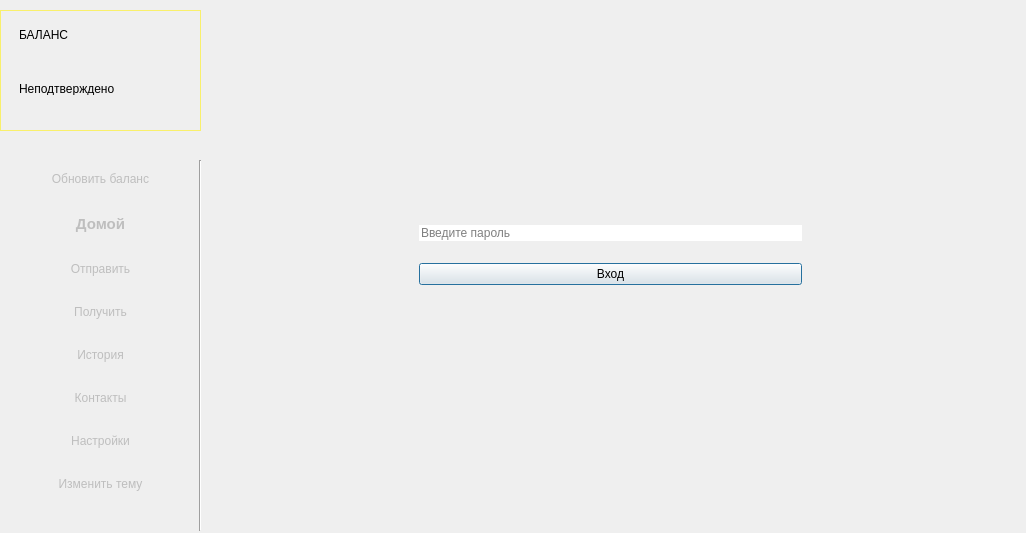
<?xml version="1.0" encoding="UTF-8"?>
<ui version="4.0">
 <class>MainWindow</class>
 <widget class="QMainWindow" name="MainWindow">
  <property name="geometry">
   <rect>
    <x>0</x>
    <y>0</y>
    <width>1026</width>
    <height>533</height>
   </rect>
  </property>
  <property name="windowTitle">
   <string>Simple Bitcoin Wallet</string>
  </property>
  <property name="styleSheet">
   <string notr="true"/>
  </property>
  <widget class="QWidget" name="centralwidget">
   <property name="styleSheet">
    <string notr="true"/>
   </property>
   <widget class="QStackedWidget" name="stackedWidget">
    <property name="geometry">
     <rect>
      <x>210</x>
      <y>0</y>
      <width>811</width>
      <height>531</height>
     </rect>
    </property>
    <property name="lineWidth">
     <number>3</number>
    </property>
    <property name="midLineWidth">
     <number>3</number>
    </property>
    <property name="currentIndex">
     <number>4</number>
    </property>
    <widget class="QWidget" name="home">
     <widget class="QLabel" name="label_3">
      <property name="geometry">
       <rect>
        <x>20</x>
        <y>10</y>
        <width>311</width>
        <height>31</height>
       </rect>
      </property>
      <property name="font">
       <font>
        <family>Cantarell</family>
        <pointsize>11</pointsize>
        <italic>false</italic>
        <bold>false</bold>
       </font>
      </property>
      <property name="text">
       <string>Simple Bitcoin (Testnet) Wallet</string>
      </property>
     </widget>
    </widget>
    <widget class="QWidget" name="receive_page">
     <widget class="QTabWidget" name="tabWidget">
      <property name="geometry">
       <rect>
        <x>10</x>
        <y>10</y>
        <width>791</width>
        <height>521</height>
       </rect>
      </property>
      <property name="currentIndex">
       <number>1</number>
      </property>
      <widget class="QWidget" name="address_settings">
       <attribute name="title">
        <string>Текущий адрес</string>
       </attribute>
       <widget class="QPushButton" name="generate_new_addr">
        <property name="geometry">
         <rect>
          <x>270</x>
          <y>350</y>
          <width>231</width>
          <height>51</height>
         </rect>
        </property>
        <property name="text">
         <string>Сгенерировать новый адрес</string>
        </property>
       </widget>
       <widget class="QFrame" name="address_frame">
        <property name="geometry">
         <rect>
          <x>200</x>
          <y>40</y>
          <width>371</width>
          <height>291</height>
         </rect>
        </property>
        <widget class="QLabel" name="address_qr">
         <property name="geometry">
          <rect>
           <x>90</x>
           <y>10</y>
           <width>200</width>
           <height>200</height>
          </rect>
         </property>
         <property name="minimumSize">
          <size>
           <width>200</width>
           <height>200</height>
          </size>
         </property>
         <property name="maximumSize">
          <size>
           <width>200</width>
           <height>200</height>
          </size>
         </property>
         <property name="sizeIncrement">
          <size>
           <width>0</width>
           <height>0</height>
          </size>
         </property>
         <property name="baseSize">
          <size>
           <width>0</width>
           <height>0</height>
          </size>
         </property>
         <property name="text">
          <string/>
         </property>
         <property name="alignment">
          <set>Qt::AlignCenter</set>
         </property>
        </widget>
        <widget class="QPushButton" name="address_label">
         <property name="geometry">
          <rect>
           <x>3</x>
           <y>215</y>
           <width>371</width>
           <height>26</height>
          </rect>
         </property>
         <property name="text">
          <string/>
         </property>
         <property name="flat">
          <bool>true</bool>
         </property>
        </widget>
       </widget>
      </widget>
      <widget class="QWidget" name="address_viewer">
       <attribute name="title">
        <string>Все адреса</string>
       </attribute>
       <widget class="QPushButton" name="pushButton_2">
        <property name="geometry">
         <rect>
          <x>10</x>
          <y>20</y>
          <width>141</width>
          <height>26</height>
         </rect>
        </property>
        <property name="text">
         <string>Загрузить</string>
        </property>
       </widget>
       <widget class="QListWidget" name="addresses_list">
        <property name="geometry">
         <rect>
          <x>5</x>
          <y>51</y>
          <width>771</width>
          <height>431</height>
         </rect>
        </property>
       </widget>
      </widget>
     </widget>
    </widget>
    <widget class="QWidget" name="send">
     <widget class="QLabel" name="label_10">
      <property name="geometry">
       <rect>
        <x>200</x>
        <y>40</y>
        <width>371</width>
        <height>21</height>
       </rect>
      </property>
      <property name="layoutDirection">
       <enum>Qt::LeftToRight</enum>
      </property>
      <property name="lineWidth">
       <number>7</number>
      </property>
      <property name="text">
       <string>Формирование транзакции (отправка активов)</string>
      </property>
      <property name="textFormat">
       <enum>Qt::PlainText</enum>
      </property>
      <property name="scaledContents">
       <bool>false</bool>
      </property>
      <property name="alignment">
       <set>Qt::AlignCenter</set>
      </property>
     </widget>
     <widget class="QWidget" name="">
      <property name="geometry">
       <rect>
        <x>47</x>
        <y>100</y>
        <width>701</width>
        <height>251</height>
       </rect>
      </property>
      <layout class="QGridLayout" name="gridLayout">
       <item row="0" column="0">
        <widget class="QFrame" name="transaction_frame">
         <property name="font">
          <font>
           <family>Cantarell</family>
           <pointsize>11</pointsize>
           <italic>false</italic>
           <bold>false</bold>
           <kerning>true</kerning>
          </font>
         </property>
         <property name="styleSheet">
          <string notr="true">border: none;</string>
         </property>
         <layout class="QVBoxLayout" name="verticalLayout_7">
          <property name="spacing">
           <number>10</number>
          </property>
          <item>
           <layout class="QVBoxLayout" name="verticalLayout_5">
            <property name="spacing">
             <number>6</number>
            </property>
            <property name="sizeConstraint">
             <enum>QLayout::SetDefaultConstraint</enum>
            </property>
            <property name="leftMargin">
             <number>0</number>
            </property>
            <property name="topMargin">
             <number>2</number>
            </property>
            <item>
             <widget class="QLabel" name="label_8">
              <property name="text">
               <string>Адрес получателя</string>
              </property>
             </widget>
            </item>
            <item>
             <widget class="QLineEdit" name="addr">
              <property name="toolTip">
               <string>&lt;html&gt;&lt;head/&gt;&lt;body&gt;&lt;p&gt;&lt;br/&gt;&lt;/p&gt;&lt;/body&gt;&lt;/html&gt;</string>
              </property>
              <property name="styleSheet">
               <string notr="true"/>
              </property>
              <property name="text">
               <string/>
              </property>
              <property name="placeholderText">
               <string>Введите адрес получателя</string>
              </property>
              <property name="clearButtonEnabled">
               <bool>true</bool>
              </property>
             </widget>
            </item>
           </layout>
          </item>
          <item>
           <layout class="QVBoxLayout" name="verticalLayout_6">
            <item>
             <widget class="QLabel" name="label_9">
              <property name="text">
               <string>Сумма к отправке</string>
              </property>
             </widget>
            </item>
            <item>
             <widget class="QLineEdit" name="summ">
              <property name="text">
               <string/>
              </property>
              <property name="placeholderText">
               <string>Введите сумму в BTC</string>
              </property>
              <property name="clearButtonEnabled">
               <bool>true</bool>
              </property>
             </widget>
            </item>
           </layout>
          </item>
         </layout>
        </widget>
       </item>
       <item row="1" column="0">
        <layout class="QVBoxLayout" name="trans_button">
         <item>
          <widget class="Line" name="line">
           <property name="orientation">
            <enum>Qt::Horizontal</enum>
           </property>
          </widget>
         </item>
         <item>
          <widget class="QPushButton" name="pushButton">
           <property name="enabled">
            <bool>true</bool>
           </property>
           <property name="font">
            <font>
             <family>Cantarell</family>
             <pointsize>11</pointsize>
             <italic>false</italic>
             <bold>false</bold>
             <kerning>true</kerning>
            </font>
           </property>
           <property name="text">
            <string>Далее</string>
           </property>
           <property name="checkable">
            <bool>false</bool>
           </property>
           <property name="autoDefault">
            <bool>false</bool>
           </property>
           <property name="default">
            <bool>false</bool>
           </property>
          </widget>
         </item>
        </layout>
       </item>
      </layout>
     </widget>
    </widget>
    <widget class="QWidget" name="history_page">
     <widget class="QTableWidget" name="history_table">
      <property name="enabled">
       <bool>true</bool>
      </property>
      <property name="geometry">
       <rect>
        <x>10</x>
        <y>80</y>
        <width>781</width>
        <height>441</height>
       </rect>
      </property>
      <property name="styleSheet">
       <string notr="true">border: none;</string>
      </property>
      <property name="midLineWidth">
       <number>0</number>
      </property>
      <property name="autoScroll">
       <bool>true</bool>
      </property>
      <property name="editTriggers">
       <set>QAbstractItemView::AnyKeyPressed|QAbstractItemView::DoubleClicked|QAbstractItemView::EditKeyPressed|QAbstractItemView::SelectedClicked</set>
      </property>
      <property name="sortingEnabled">
       <bool>false</bool>
      </property>
      <property name="rowCount">
       <number>0</number>
      </property>
      <column>
       <property name="text">
        <string>Тип</string>
       </property>
      </column>
      <column>
       <property name="text">
        <string>Хеш</string>
       </property>
      </column>
      <column>
       <property name="text">
        <string>Сумма</string>
       </property>
      </column>
     </widget>
     <widget class="QComboBox" name="filter_history">
      <property name="geometry">
       <rect>
        <x>590</x>
        <y>50</y>
        <width>201</width>
        <height>21</height>
       </rect>
      </property>
      <property name="editable">
       <bool>false</bool>
      </property>
      <property name="currentText">
       <string/>
      </property>
      <property name="currentIndex">
       <number>-1</number>
      </property>
     </widget>
     <widget class="QPushButton" name="load_button">
      <property name="geometry">
       <rect>
        <x>590</x>
        <y>10</y>
        <width>151</width>
        <height>31</height>
       </rect>
      </property>
      <property name="text">
       <string>Загрузить</string>
      </property>
     </widget>
    </widget>
    <widget class="QWidget" name="lock">
     <widget class="QFrame" name="password_frame">
      <property name="geometry">
       <rect>
        <x>200</x>
        <y>200</y>
        <width>401</width>
        <height>111</height>
       </rect>
      </property>
      <layout class="QVBoxLayout" name="verticalLayout_13">
       <item>
        <widget class="QLineEdit" name="password">
         <property name="styleSheet">
          <string notr="true">border: none;</string>
         </property>
         <property name="text">
          <string/>
         </property>
         <property name="echoMode">
          <enum>QLineEdit::Password</enum>
         </property>
         <property name="alignment">
          <set>Qt::AlignLeading|Qt::AlignLeft|Qt::AlignVCenter</set>
         </property>
         <property name="placeholderText">
          <string>Введите пароль</string>
         </property>
         <property name="clearButtonEnabled">
          <bool>true</bool>
         </property>
        </widget>
       </item>
       <item>
        <widget class="QPushButton" name="password_ok">
         <property name="text">
          <string>Вход</string>
         </property>
         <property name="default">
          <bool>true</bool>
         </property>
        </widget>
       </item>
      </layout>
     </widget>
    </widget>
    <widget class="QWidget" name="send_confirm">
     <layout class="QVBoxLayout" name="verticalLayout_12">
      <item>
       <widget class="QLabel" name="check_details">
        <property name="styleSheet">
         <string notr="true">font: 14pt &quot;Cantarell&quot;;</string>
        </property>
        <property name="text">
         <string>Проверьте детали транзакции</string>
        </property>
       </widget>
      </item>
      <item>
       <layout class="QVBoxLayout" name="verticalLayout_8">
        <item>
         <widget class="QLabel" name="label_5">
          <property name="text">
           <string>Адрес получателя:</string>
          </property>
         </widget>
        </item>
        <item>
         <widget class="QLabel" name="address_recipient">
          <property name="text">
           <string/>
          </property>
         </widget>
        </item>
       </layout>
      </item>
      <item>
       <layout class="QVBoxLayout" name="verticalLayout_9">
        <item>
         <widget class="QLabel" name="label_6">
          <property name="text">
           <string>Сумма к отправке:</string>
          </property>
         </widget>
        </item>
        <item>
         <widget class="QLabel" name="summ_recipient">
          <property name="text">
           <string/>
          </property>
         </widget>
        </item>
       </layout>
      </item>
      <item>
       <widget class="QLabel" name="check_details_2">
        <property name="styleSheet">
         <string notr="true">font: 14pt &quot;Cantarell&quot;;</string>
        </property>
        <property name="text">
         <string>Выберите скорость проведения:</string>
        </property>
       </widget>
      </item>
      <item>
       <widget class="QComboBox" name="fee_options">
        <property name="editable">
         <bool>false</bool>
        </property>
        <item>
         <property name="text">
          <string>Выбор</string>
         </property>
        </item>
        <item>
         <property name="text">
          <string>Быстрая</string>
         </property>
        </item>
        <item>
         <property name="text">
          <string>Стандартная</string>
         </property>
        </item>
        <item>
         <property name="text">
          <string>Медленная</string>
         </property>
        </item>
       </widget>
      </item>
      <item>
       <layout class="QVBoxLayout" name="verticalLayout_10">
        <item>
         <widget class="QLabel" name="comm">
          <property name="text">
           <string>Комиссия (sat/vB):</string>
          </property>
         </widget>
        </item>
        <item>
         <widget class="QLabel" name="comission_byte">
          <property name="text">
           <string/>
          </property>
         </widget>
        </item>
       </layout>
      </item>
      <item>
       <layout class="QVBoxLayout" name="verticalLayout_11">
        <item>
         <widget class="QLabel" name="comm_2">
          <property name="text">
           <string>Комиссия за транзакцию:</string>
          </property>
         </widget>
        </item>
        <item>
         <widget class="QLabel" name="comission_tr">
          <property name="text">
           <string/>
          </property>
         </widget>
        </item>
       </layout>
      </item>
      <item>
       <widget class="QPushButton" name="push_transaction">
        <property name="text">
         <string>Провести</string>
        </property>
       </widget>
      </item>
      <item>
       <widget class="QPushButton" name="cancel_transaction">
        <property name="text">
         <string>Отменить транзакцию</string>
        </property>
       </widget>
      </item>
     </layout>
    </widget>
    <widget class="QWidget" name="send_success">
     <widget class="QLabel" name="hash">
      <property name="geometry">
       <rect>
        <x>30</x>
        <y>200</y>
        <width>771</width>
        <height>20</height>
       </rect>
      </property>
      <property name="styleSheet">
       <string notr="true">color: rgb(255, 255, 255);</string>
      </property>
      <property name="text">
       <string/>
      </property>
      <property name="alignment">
       <set>Qt::AlignCenter</set>
      </property>
      <property name="openExternalLinks">
       <bool>true</bool>
      </property>
     </widget>
     <widget class="QLabel" name="label_4">
      <property name="geometry">
       <rect>
        <x>140</x>
        <y>150</y>
        <width>531</width>
        <height>18</height>
       </rect>
      </property>
      <property name="text">
       <string>Успешно! Транзакция подписана и передана в сеть. Ожидайте проведения.</string>
      </property>
      <property name="alignment">
       <set>Qt::AlignCenter</set>
      </property>
     </widget>
    </widget>
    <widget class="QWidget" name="contacts_2">
     <widget class="QLabel" name="label_11">
      <property name="geometry">
       <rect>
        <x>20</x>
        <y>30</y>
        <width>101</width>
        <height>18</height>
       </rect>
      </property>
      <property name="text">
       <string>Coming soon</string>
      </property>
     </widget>
    </widget>
    <widget class="QWidget" name="transaction_inform">
     <property name="styleSheet">
      <string notr="true"/>
     </property>
     <widget class="QLabel" name="hash_2">
      <property name="geometry">
       <rect>
        <x>50</x>
        <y>180</y>
        <width>711</width>
        <height>18</height>
       </rect>
      </property>
      <property name="text">
       <string>TextLabel</string>
      </property>
      <property name="alignment">
       <set>Qt::AlignCenter</set>
      </property>
     </widget>
     <widget class="QLabel" name="summ_2">
      <property name="geometry">
       <rect>
        <x>310</x>
        <y>130</y>
        <width>191</width>
        <height>41</height>
       </rect>
      </property>
      <property name="font">
       <font>
        <family>Cantarell</family>
        <pointsize>16</pointsize>
        <italic>false</italic>
        <bold>false</bold>
       </font>
      </property>
      <property name="styleSheet">
       <string notr="true">font: 16pt &quot;Cantarell&quot;;</string>
      </property>
      <property name="text">
       <string>TextLabel</string>
      </property>
      <property name="alignment">
       <set>Qt::AlignCenter</set>
      </property>
     </widget>
     <widget class="QWidget" name="">
      <property name="geometry">
       <rect>
        <x>10</x>
        <y>250</y>
        <width>781</width>
        <height>261</height>
       </rect>
      </property>
      <layout class="QHBoxLayout" name="in_outs">
       <item>
        <layout class="QVBoxLayout" name="verticalLayout_15">
         <item>
          <widget class="QLabel" name="label_7">
           <property name="text">
            <string>Входные данные</string>
           </property>
          </widget>
         </item>
         <item>
          <widget class="QTableWidget" name="inputs_table">
           <column>
            <property name="text">
             <string>Адрес</string>
            </property>
           </column>
           <column>
            <property name="text">
             <string>Сумма</string>
            </property>
           </column>
          </widget>
         </item>
        </layout>
       </item>
       <item>
        <layout class="QVBoxLayout" name="verticalLayout_16">
         <item>
          <widget class="QLabel" name="label_12">
           <property name="text">
            <string>Выходные данные</string>
           </property>
          </widget>
         </item>
         <item>
          <widget class="QTableWidget" name="outs_table">
           <column>
            <property name="text">
             <string>Адрес</string>
            </property>
           </column>
           <column>
            <property name="text">
             <string>Сумма</string>
            </property>
           </column>
          </widget>
         </item>
        </layout>
       </item>
      </layout>
     </widget>
     <widget class="QWidget" name="">
      <property name="geometry">
       <rect>
        <x>290</x>
        <y>210</y>
        <width>251</width>
        <height>21</height>
       </rect>
      </property>
      <layout class="QHBoxLayout" name="fee_frame">
       <item>
        <widget class="QLabel" name="label_13">
         <property name="text">
          <string>Комиссия сети:</string>
         </property>
         <property name="alignment">
          <set>Qt::AlignCenter</set>
         </property>
        </widget>
       </item>
       <item>
        <widget class="QLabel" name="fee">
         <property name="text">
          <string>TextLabel</string>
         </property>
         <property name="alignment">
          <set>Qt::AlignCenter</set>
         </property>
        </widget>
       </item>
      </layout>
     </widget>
    </widget>
    <widget class="QWidget" name="settings">
     <widget class="QLineEdit" name="mnemonic">
      <property name="geometry">
       <rect>
        <x>0</x>
        <y>50</y>
        <width>791</width>
        <height>26</height>
       </rect>
      </property>
      <property name="readOnly">
       <bool>true</bool>
      </property>
      <property name="clearButtonEnabled">
       <bool>false</bool>
      </property>
     </widget>
     <widget class="QPushButton" name="get_mnemonic">
      <property name="geometry">
       <rect>
        <x>0</x>
        <y>80</y>
        <width>341</width>
        <height>41</height>
       </rect>
      </property>
      <property name="text">
       <string>Показать/скрыть сид-фразу (секретный ключ)</string>
      </property>
     </widget>
    </widget>
   </widget>
   <widget class="QGroupBox" name="menu_buttons">
    <property name="enabled">
     <bool>false</bool>
    </property>
    <property name="geometry">
     <rect>
      <x>0</x>
      <y>140</y>
      <width>201</width>
      <height>391</height>
     </rect>
    </property>
    <property name="contextMenuPolicy">
     <enum>Qt::DefaultContextMenu</enum>
    </property>
    <property name="whatsThis">
     <string>&lt;html&gt;&lt;head/&gt;&lt;body&gt;&lt;p&gt;&lt;br/&gt;&lt;/p&gt;&lt;/body&gt;&lt;/html&gt;</string>
    </property>
    <property name="autoFillBackground">
     <bool>false</bool>
    </property>
    <property name="styleSheet">
     <string notr="true">border: none;
</string>
    </property>
    <property name="title">
     <string/>
    </property>
    <layout class="QVBoxLayout" name="verticalLayout_3">
     <item>
      <widget class="QPushButton" name="show_bal">
       <property name="text">
        <string>Обновить баланс</string>
       </property>
      </widget>
     </item>
     <item>
      <widget class="QPushButton" name="go_to_home">
       <property name="font">
        <font>
         <family>Cantarell</family>
         <pointsize>11</pointsize>
         <italic>false</italic>
         <bold>true</bold>
        </font>
       </property>
       <property name="styleSheet">
        <string notr="true">font: 700 11pt &quot;Cantarell&quot;;</string>
       </property>
       <property name="text">
        <string>Домой</string>
       </property>
      </widget>
     </item>
     <item>
      <widget class="QPushButton" name="pushButton_3">
       <property name="enabled">
        <bool>false</bool>
       </property>
       <property name="text">
        <string>Отправить</string>
       </property>
       <property name="icon">
        <iconset theme="emblem-system"/>
       </property>
       <property name="autoDefault">
        <bool>false</bool>
       </property>
      </widget>
     </item>
     <item>
      <widget class="QPushButton" name="receive_button">
       <property name="text">
        <string>Получить</string>
       </property>
      </widget>
     </item>
     <item>
      <widget class="QPushButton" name="history">
       <property name="text">
        <string>История</string>
       </property>
       <property name="icon">
        <iconset theme="application-x-executable"/>
       </property>
      </widget>
     </item>
     <item>
      <widget class="QPushButton" name="contacts">
       <property name="styleSheet">
        <string notr="true"/>
       </property>
       <property name="text">
        <string>Контакты</string>
       </property>
      </widget>
     </item>
     <item>
      <widget class="QPushButton" name="setting">
       <property name="text">
        <string>Настройки</string>
       </property>
      </widget>
     </item>
     <item>
      <widget class="QPushButton" name="change_theme">
       <property name="text">
        <string>Изменить тему</string>
       </property>
      </widget>
     </item>
    </layout>
   </widget>
   <widget class="QFrame" name="BalanceFrame">
    <property name="geometry">
     <rect>
      <x>0</x>
      <y>10</y>
      <width>201</width>
      <height>121</height>
     </rect>
    </property>
    <property name="styleSheet">
     <string notr="true">border-style: solid;
border-width: 1px;
border-color: rgb(249, 240, 107);</string>
    </property>
    <layout class="QVBoxLayout" name="verticalLayout_4">
     <item>
      <widget class="QFrame" name="balance_frame">
       <property name="styleSheet">
        <string notr="true">border-color: rgb(248, 228, 92);
border: none;</string>
       </property>
       <layout class="QVBoxLayout" name="verticalLayout">
        <item>
         <widget class="QLabel" name="label_2">
          <property name="text">
           <string>БАЛАНС</string>
          </property>
         </widget>
        </item>
        <item>
         <widget class="QLabel" name="balance">
          <property name="text">
           <string/>
          </property>
         </widget>
        </item>
       </layout>
      </widget>
     </item>
     <item>
      <widget class="QFrame" name="unconf_balance_frame">
       <property name="styleSheet">
        <string notr="true">border-color: rgb(249, 240, 107);
border: none;
</string>
       </property>
       <layout class="QVBoxLayout" name="verticalLayout_2">
        <item>
         <widget class="QLabel" name="label">
          <property name="mouseTracking">
           <bool>false</bool>
          </property>
          <property name="styleSheet">
           <string notr="true">border: none;</string>
          </property>
          <property name="text">
           <string>Неподтверждено</string>
          </property>
         </widget>
        </item>
        <item>
         <widget class="QLabel" name="unconf_balance">
          <property name="styleSheet">
           <string notr="true">border: none;</string>
          </property>
          <property name="text">
           <string/>
          </property>
         </widget>
        </item>
       </layout>
      </widget>
     </item>
    </layout>
   </widget>
   <widget class="Line" name="line_2">
    <property name="geometry">
     <rect>
      <x>190</x>
      <y>160</y>
      <width>20</width>
      <height>371</height>
     </rect>
    </property>
    <property name="orientation">
     <enum>Qt::Vertical</enum>
    </property>
   </widget>
  </widget>
 </widget>
 <resources/>
 <connections/>
</ui>
